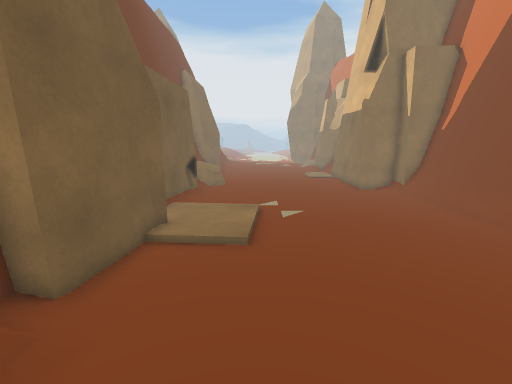
[1] (above)

16 first-person views from a walk through a Unity game level. The camera is 1.5 m above the floor, tilts 10° down and sees 90° across. Doors are open. The floor is counted in squares, 0.5 m on a side. Each view is taken from the middle of a square. On the plan, view 1 faces up. The plan holds only what a view shows up to about 19 squares ahead; the rest is blank. The place goes on beyond the plan. The player character is not drawn. Some surface patterns are stand-ins.

[2]
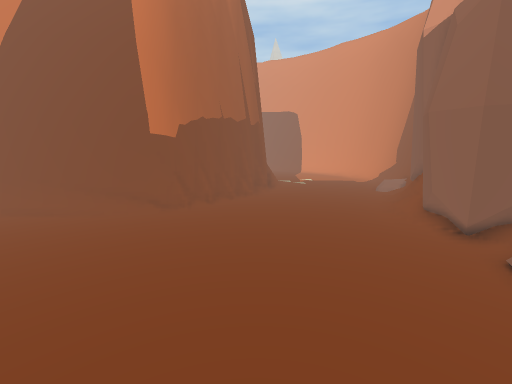

[3]
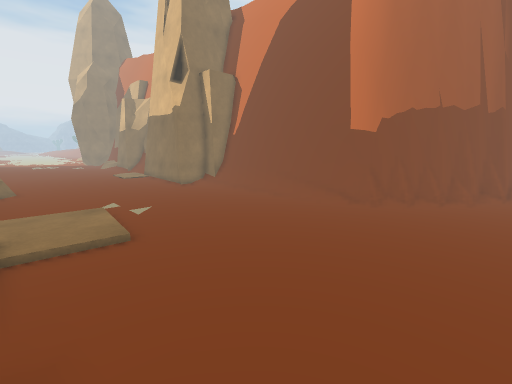

[4]
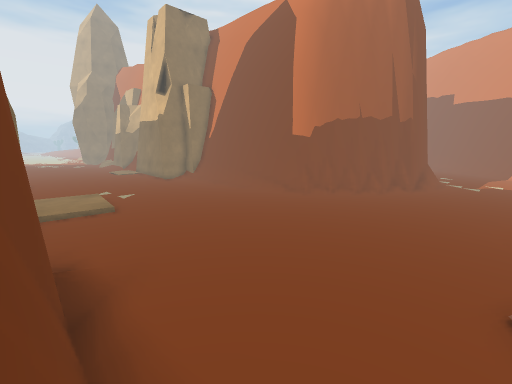

[5]
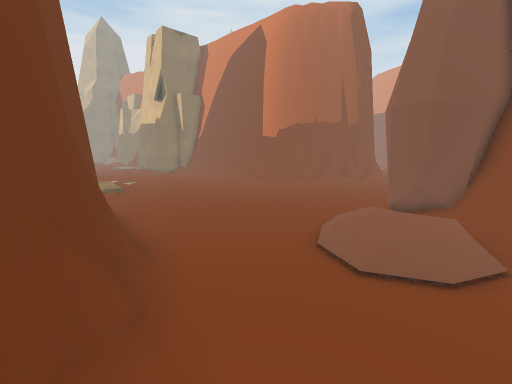

[6]
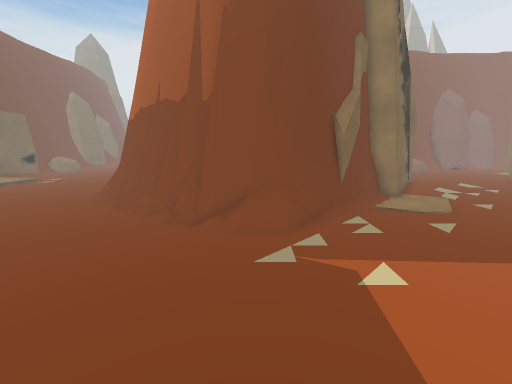

[7]
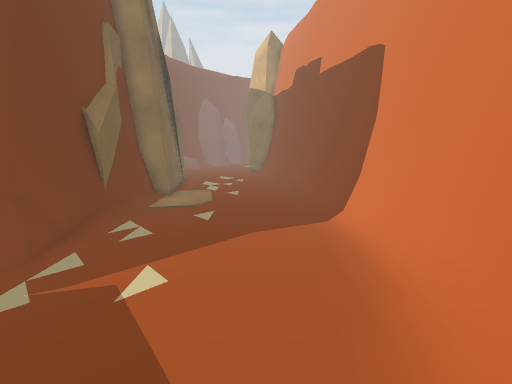

[8]
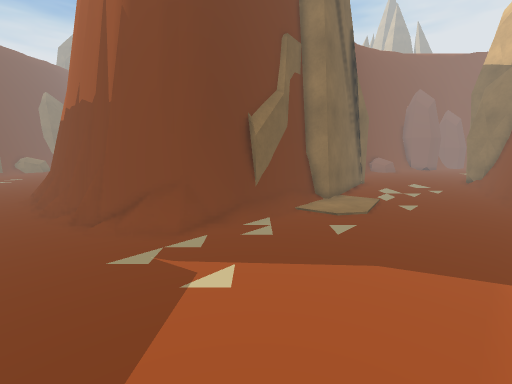

[9]
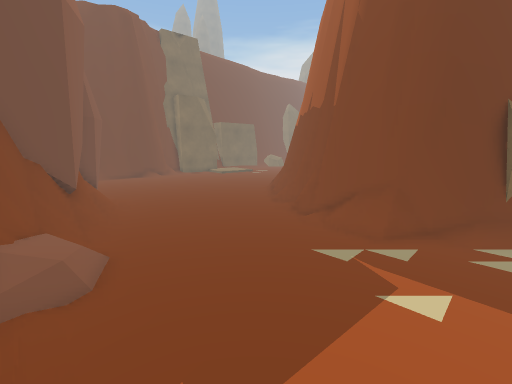

[10]
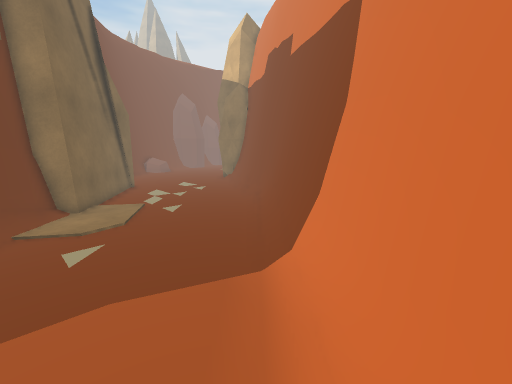

[11]
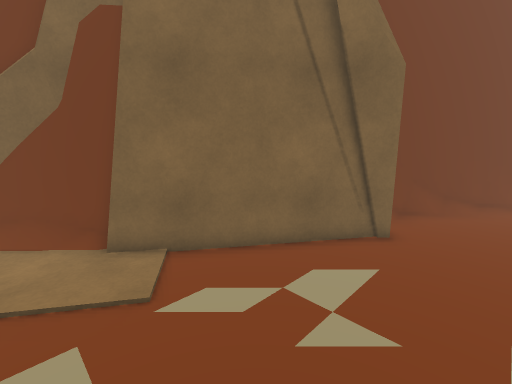

[12]
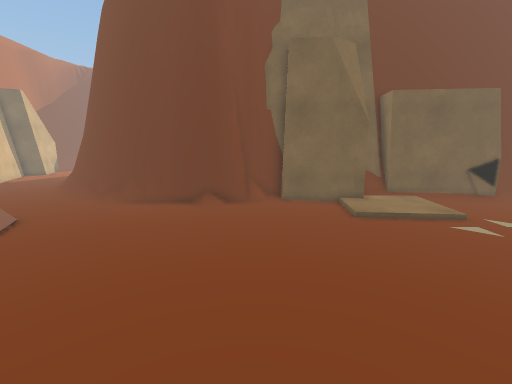

[13]
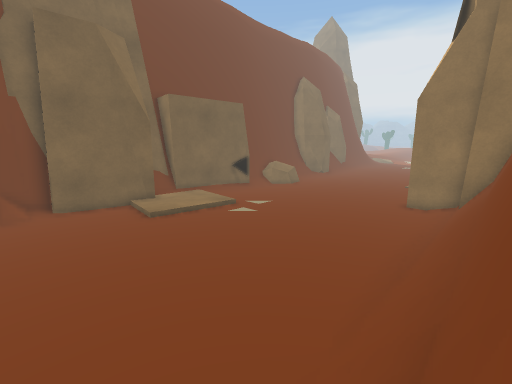

[14]
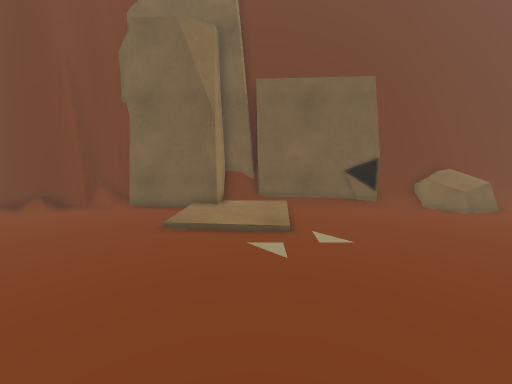

[15]
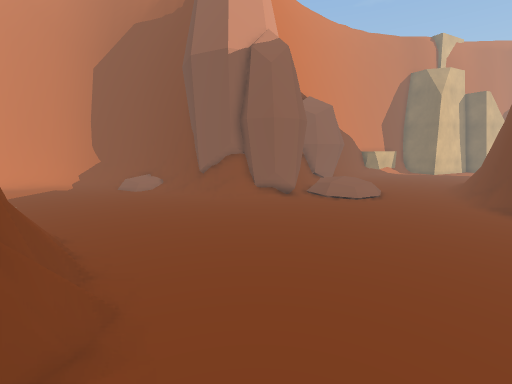

[16]
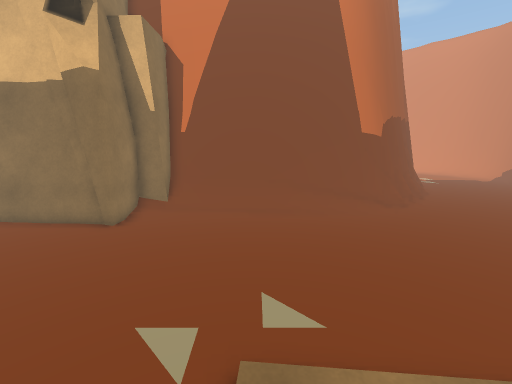

### Floor plan
Key: @ floor where view 1 was taken; # wall or solid block; . main floor; : floor 0.25 m higher than the main floor; + floor 0.5 m higher than the main floor; / step, stairs or slope; = window, fence, low wall or low ledge; ^ raised ledge.
Columns run from 8 left of view 1 to 36 right of it. Each row starts with its distance up from view 1.
 20   #=^=..........#
 19   #=/...........#                          ##
 18   #=/...........###                       ##.
 17    ##.............##                     ##/.
 16     #.............=#                     #=..
 15     #.............=#                    ##...
 14    ##.............=#                    #....
 13    ##.............=#                     ....
 12    #::::/.........=#                     ....
 11   ##::::/.........=#                    ##...
 10   ##::::/........./#                    ##...
  9   ###/::/........./#                   ##....
  8     #/::/........./#                  ##.....
  7     #............./##                 #......
  6     #............./##                ##......
  5    ##..............=#              ###.......
  4    #...............=##            ###........
  3    #:...............=##          ##/.........
  2    ##................=###       ##/..........
  1     #/................=###     ##/...........
  0     #/..@..............==### ###/...........
 -1     #....................=#####/........... =
 -2     #........................:............/=#
 -3    ##...................................../##
 -4    #=..................................../=##
 -5    #=.................................../=##
 -6   ##.................................../=##
 -7   #=......://.### /.................../=##
 -8  ##/....//++/#######................./=##
 -9 ##=...../+++:##  #####............../=##
-10 #=.......++/.##     #=#////......../=##
-11 =.........///##     ###=///......#=###

Where each view was taken, in squares from view 1:
view 1: 0 up, 0 right, facing up
view 2: 0 up, 3 left, facing right
view 3: 1 down, 3 left, facing up-right
view 4: 6 down, 4 left, facing up-right
view 5: 11 down, 6 left, facing up-right
view 6: 11 down, 20 right, facing up
view 7: 11 down, 21 right, facing up-right
view 8: 11 down, 24 right, facing up
view 9: 11 down, 24 right, facing up-left
view 10: 10 down, 26 right, facing up-right
view 11: 2 up, 36 right, facing up-left
view 12: 3 up, 11 right, facing left
view 13: 3 up, 11 right, facing up-left
view 14: 11 up, 9 right, facing left
view 15: 8 up, 8 right, facing down
view 16: 12 up, 3 left, facing right
